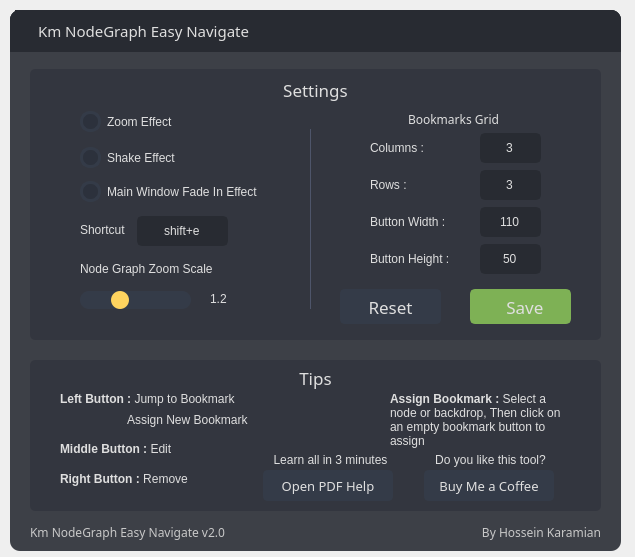
<?xml version="1.0" encoding="UTF-8"?>
<ui version="4.0">
 <author>Hossein Karamian</author>
 <class>SettingsWindowUI</class>
 <widget class="QMainWindow" name="SettingsWindowUI">
  <property name="geometry">
   <rect>
    <x>0</x>
    <y>0</y>
    <width>635</width>
    <height>557</height>
   </rect>
  </property>
  <property name="font">
   <font>
    <family>Segoe UI</family>
   </font>
  </property>
  <property name="windowTitle">
   <string>Km NodeGraph Easy Navigate - Settings</string>
  </property>
  <property name="styleSheet">
   <string notr="true">color: rgb(223, 223, 223);</string>
  </property>
  <widget class="QWidget" name="centralwidget">
   <property name="styleSheet">
    <string notr="true"/>
   </property>
   <widget class="QFrame" name="frame">
    <property name="geometry">
     <rect>
      <x>10</x>
      <y>10</y>
      <width>611</width>
      <height>541</height>
     </rect>
    </property>
    <property name="styleSheet">
     <string notr="true">QFrame {
	background-color: rgb(61, 64, 71);
	border-radius : 10px;
}

/* LINE EDIT */
QLineEdit {
	background-color: rgb(40, 43, 50);
	border-radius: 5px;
	border: 2px solid rgb(40, 43, 50);
}
QLineEdit:hover {
	border: 2px solid rgb(64, 71, 88);
}
QLineEdit:focus {
	border: 2px solid rgb(91, 101, 124);
}

/* SCROLL BARS */
QScrollBar:horizontal {
    border: none;
    background: rgb(52, 59, 72);
    height: 14px;
    margin: 0px 21px 0 21px;
	border-radius: 0px;
}
QScrollBar::handle:horizontal {
    background: rgb(85, 170, 255);
    min-width: 25px;
	border-radius: 7px
}
QScrollBar::add-line:horizontal {
    border: none;
    background: rgb(55, 63, 77);
    width: 20px;
	border-top-right-radius: 7px;
    border-bottom-right-radius: 7px;
    subcontrol-position: right;
    subcontrol-origin: margin;
}
QScrollBar::sub-line:horizontal {
    border: none;
    background: rgb(55, 63, 77);
    width: 20px;
	border-top-left-radius: 7px;
    border-bottom-left-radius: 7px;
    subcontrol-position: left;
    subcontrol-origin: margin;
}
QScrollBar::up-arrow:horizontal, QScrollBar::down-arrow:horizontal
{
     background: none;
}
QScrollBar::add-page:horizontal, QScrollBar::sub-page:horizontal
{
     background: none;
}
 QScrollBar:vertical {
	border: none;
    background: rgb(52, 59, 72);
    width: 14px;
    margin: 21px 0 21px 0;
	border-radius: 0px;
 }
 QScrollBar::handle:vertical {	
	background: rgb(85, 170, 255);
    min-height: 25px;
	border-radius: 7px
 }
 QScrollBar::add-line:vertical {
     border: none;
    background: rgb(55, 63, 77);
     height: 20px;
	border-bottom-left-radius: 7px;
    border-bottom-right-radius: 7px;
     subcontrol-position: bottom;
     subcontrol-origin: margin;
 }
 QScrollBar::sub-line:vertical {
	border: none;
    background: rgb(55, 63, 77);
     height: 20px;
	border-top-left-radius: 7px;
    border-top-right-radius: 7px;
     subcontrol-position: top;
     subcontrol-origin: margin;
 }
 QScrollBar::up-arrow:vertical, QScrollBar::down-arrow:vertical {
     background: none;
 }

 QScrollBar::add-page:vertical, QScrollBar::sub-page:vertical {
     background: none;
 }

/* CHECKBOX */
QCheckBox::indicator {
    border: 3px solid rgb(52, 59, 72);
	width: 15px;
	height: 15px;
	border-radius: 10px;
    background: rgb(44, 49, 60);
}
QCheckBox::indicator:hover {
    border: 3px solid rgb(58, 66, 81);
}
QCheckBox::indicator:checked {
    background: 3px solid rgb(52, 59, 72);
	border: 3px solid rgb(52, 59, 72);	
	background-image: url(../Km_NodeGraphEN/icons/cil-check-alt.png);
}

/* RADIO BUTTON */
QRadioButton::indicator {
    border: 3px solid rgb(52, 59, 72);
	width: 15px;
	height: 15px;
	border-radius: 10px;
    background: rgb(44, 49, 60);
}
QRadioButton::indicator:hover {
    border: 3px solid rgb(58, 66, 81);
}
QRadioButton::indicator:checked {
    background: 3px solid rgb(94, 106, 130);
	border: 3px solid rgb(52, 59, 72);	
}

/* COMBOBOX */
QComboBox{
	background-color: rgb(27, 29, 35);
	border-radius: 5px;
	border: 2px solid rgb(27, 29, 35);
	padding: 5px;
	padding-left: 10px;
}
QComboBox:hover{
	border: 2px solid rgb(64, 71, 88);
}
QComboBox::drop-down {
	subcontrol-origin: padding;
	subcontrol-position: top right;
	width: 25px; 
	border-left-width: 3px;
	border-left-color: rgba(39, 44, 54, 150);
	border-left-style: solid;
	border-top-right-radius: 3px;
	border-bottom-right-radius: 3px;	
	background-image: url(:/16x16/icons/16x16/cil-arrow-bottom.png);
	background-position: center;
	background-repeat: no-reperat;
 }
QComboBox QAbstractItemView {
	color: rgb(85, 170, 255);	
	background-color: rgb(27, 29, 35);
	padding: 10px;
	selection-background-color: rgb(39, 44, 54);
}

/* SLIDERS */
QSlider::groove:horizontal {
    border-radius: 9px;
    height: 18px;
	margin: 0px;
	background-color: rgb(52, 59, 72);
}
QSlider::groove:horizontal:hover {
	background-color: rgb(55, 62, 76);
}
QSlider::handle:horizontal {
    background-color: rgb(255, 212, 95);
    border: none;
    height: 18px;
    width: 18px;
    margin: 0px;
	border-radius: 9px;
}
QSlider::handle:horizontal:hover {
    background-color: rgb(255, 222, 110);
}
QSlider::handle:horizontal:pressed {
    background-color: rgb(255, 212, 95);
}

QSlider::groove:vertical {
    border-radius: 9px;
    width: 18px;
    margin: 0px;
	background-color: rgb(52, 59, 72);
}
QSlider::groove:vertical:hover {
	background-color: rgb(55, 62, 76);
}
QSlider::handle:vertical {
    background-color: rgb(85, 170, 255);
	border: none;
    height: 18px;
    width: 18px;
    margin: 0px;
	border-radius: 9px;
}
QSlider::handle:vertical:hover {
    background-color: rgb(105, 180, 255);
}
QSlider::handle:vertical:pressed {
    background-color: rgb(65, 130, 195);
}

</string>
    </property>
    <property name="frameShape">
     <enum>QFrame::StyledPanel</enum>
    </property>
    <property name="frameShadow">
     <enum>QFrame::Raised</enum>
    </property>
    <widget class="QFrame" name="frame_top_btns">
     <property name="geometry">
      <rect>
       <x>0</x>
       <y>0</y>
       <width>611</width>
       <height>42</height>
      </rect>
     </property>
     <property name="maximumSize">
      <size>
       <width>16777215</width>
       <height>42</height>
      </size>
     </property>
     <property name="styleSheet">
      <string notr="true">background-color: rgb(40, 43, 50);
border-bottom-left-radius: 1px;
border-bottom-right-radius: 1px;</string>
     </property>
     <property name="frameShape">
      <enum>QFrame::NoFrame</enum>
     </property>
     <property name="frameShadow">
      <enum>QFrame::Raised</enum>
     </property>
     <layout class="QHBoxLayout" name="horizontalLayout_4">
      <property name="spacing">
       <number>0</number>
      </property>
      <property name="leftMargin">
       <number>0</number>
      </property>
      <property name="topMargin">
       <number>0</number>
      </property>
      <property name="rightMargin">
       <number>0</number>
      </property>
      <property name="bottomMargin">
       <number>0</number>
      </property>
      <item>
       <widget class="QFrame" name="frame_label_top_btns">
        <property name="sizePolicy">
         <sizepolicy hsizetype="Expanding" vsizetype="Preferred">
          <horstretch>0</horstretch>
          <verstretch>0</verstretch>
         </sizepolicy>
        </property>
        <property name="frameShape">
         <enum>QFrame::NoFrame</enum>
        </property>
        <property name="frameShadow">
         <enum>QFrame::Raised</enum>
        </property>
        <layout class="QHBoxLayout" name="horizontalLayout_10">
         <property name="spacing">
          <number>0</number>
         </property>
         <property name="leftMargin">
          <number>5</number>
         </property>
         <property name="topMargin">
          <number>0</number>
         </property>
         <property name="rightMargin">
          <number>10</number>
         </property>
         <property name="bottomMargin">
          <number>0</number>
         </property>
         <item>
          <widget class="QLabel" name="label_16">
           <property name="maximumSize">
            <size>
             <width>3</width>
             <height>16777215</height>
            </size>
           </property>
           <property name="text">
            <string/>
           </property>
          </widget>
         </item>
         <item>
          <widget class="QLabel" name="label_8">
           <property name="minimumSize">
            <size>
             <width>20</width>
             <height>0</height>
            </size>
           </property>
           <property name="maximumSize">
            <size>
             <width>20</width>
             <height>20</height>
            </size>
           </property>
           <property name="text">
            <string/>
           </property>
           <property name="pixmap">
            <pixmap>../Km_NodeGraphEN/icons/cil-settings.png</pixmap>
           </property>
           <property name="scaledContents">
            <bool>true</bool>
           </property>
           <property name="alignment">
            <set>Qt::AlignCenter</set>
           </property>
           <property name="margin">
            <number>0</number>
           </property>
          </widget>
         </item>
         <item>
          <widget class="QLabel" name="label_title_bar_top">
           <property name="font">
            <font>
             <family>Segoe UI Semibold</family>
             <pointsize>11</pointsize>
             <weight>50</weight>
             <bold>false</bold>
            </font>
           </property>
           <property name="styleSheet">
            <string notr="true">background: transparent;
</string>
           </property>
           <property name="text">
            <string>Km NodeGraph Easy Navigate</string>
           </property>
           <property name="margin">
            <number>5</number>
           </property>
          </widget>
         </item>
        </layout>
       </widget>
      </item>
      <item alignment="Qt::AlignRight">
       <widget class="QFrame" name="frame_btns_right">
        <property name="sizePolicy">
         <sizepolicy hsizetype="Expanding" vsizetype="Preferred">
          <horstretch>0</horstretch>
          <verstretch>0</verstretch>
         </sizepolicy>
        </property>
        <property name="maximumSize">
         <size>
          <width>120</width>
          <height>16777215</height>
         </size>
        </property>
        <property name="frameShape">
         <enum>QFrame::NoFrame</enum>
        </property>
        <property name="frameShadow">
         <enum>QFrame::Raised</enum>
        </property>
        <layout class="QHBoxLayout" name="horizontalLayout_5">
         <property name="spacing">
          <number>0</number>
         </property>
         <property name="leftMargin">
          <number>0</number>
         </property>
         <property name="topMargin">
          <number>0</number>
         </property>
         <property name="rightMargin">
          <number>0</number>
         </property>
         <property name="bottomMargin">
          <number>0</number>
         </property>
         <item>
          <widget class="QPushButton" name="pushButton_minimize">
           <property name="sizePolicy">
            <sizepolicy hsizetype="Minimum" vsizetype="Expanding">
             <horstretch>0</horstretch>
             <verstretch>0</verstretch>
            </sizepolicy>
           </property>
           <property name="minimumSize">
            <size>
             <width>40</width>
             <height>0</height>
            </size>
           </property>
           <property name="maximumSize">
            <size>
             <width>40</width>
             <height>16777215</height>
            </size>
           </property>
           <property name="toolTip">
            <string>Minimize</string>
           </property>
           <property name="styleSheet">
            <string notr="true">QPushButton {	
	border: none;
	background-color: transparent;
}
QPushButton:hover {
	background-color: rgb(50, 55, 65);
	border-radius : 0px;
}
QPushButton:pressed {	
	background-color: rgb(40, 50, 62);
}</string>
           </property>
           <property name="text">
            <string/>
           </property>
           <property name="icon">
            <iconset>
             <normaloff>../Km_NodeGraphEN/icons/cil-window-minimize.png</normaloff>../Km_NodeGraphEN/icons/cil-window-minimize.png</iconset>
           </property>
          </widget>
         </item>
         <item>
          <widget class="QPushButton" name="pushButton_close">
           <property name="sizePolicy">
            <sizepolicy hsizetype="Minimum" vsizetype="Expanding">
             <horstretch>0</horstretch>
             <verstretch>0</verstretch>
            </sizepolicy>
           </property>
           <property name="minimumSize">
            <size>
             <width>40</width>
             <height>0</height>
            </size>
           </property>
           <property name="maximumSize">
            <size>
             <width>40</width>
             <height>16777215</height>
            </size>
           </property>
           <property name="toolTip">
            <string>Close</string>
           </property>
           <property name="styleSheet">
            <string notr="true">QPushButton {	
	border: none;
	background-color: transparent;
}
QPushButton:hover {
	background-color: rgb(50, 55, 65);
	border-top-right-radius: 10px;
	border-top-left-radius: 0px;
	border-bottom-left-radius: 0px;
	border-bottom-right-radius: 0px;
}
QPushButton:pressed {	
	background-color: rgb(40, 50, 62);
}</string>
           </property>
           <property name="text">
            <string/>
           </property>
           <property name="icon">
            <iconset>
             <normaloff>../Km_NodeGraphEN/icons/cil-x.png</normaloff>../Km_NodeGraphEN/icons/cil-x.png</iconset>
           </property>
          </widget>
         </item>
        </layout>
       </widget>
      </item>
     </layout>
    </widget>
    <widget class="QFrame" name="frame_2">
     <property name="geometry">
      <rect>
       <x>20</x>
       <y>59</y>
       <width>571</width>
       <height>271</height>
      </rect>
     </property>
     <property name="styleSheet">
      <string notr="true">QFrame {
background-color: rgb(51, 54, 63);
border-radius: 5px;
}
</string>
     </property>
     <property name="frameShape">
      <enum>QFrame::StyledPanel</enum>
     </property>
     <property name="frameShadow">
      <enum>QFrame::Raised</enum>
     </property>
     <widget class="QLabel" name="label_ZoomScale">
      <property name="geometry">
       <rect>
        <x>180</x>
        <y>220</y>
        <width>41</width>
        <height>20</height>
       </rect>
      </property>
      <property name="font">
       <font>
        <family>Segoe UI</family>
       </font>
      </property>
      <property name="text">
       <string>1.2</string>
      </property>
     </widget>
     <widget class="QCheckBox" name="checkBox_fade_effect">
      <property name="geometry">
       <rect>
        <x>50</x>
        <y>110</y>
        <width>211</width>
        <height>25</height>
       </rect>
      </property>
      <property name="font">
       <font>
        <family>Segoe UI</family>
       </font>
      </property>
      <property name="text">
       <string>Main Window Fade In Effect</string>
      </property>
      <property name="checked">
       <bool>true</bool>
      </property>
     </widget>
     <widget class="QCheckBox" name="checkBox_shake_effect">
      <property name="geometry">
       <rect>
        <x>50</x>
        <y>76</y>
        <width>161</width>
        <height>25</height>
       </rect>
      </property>
      <property name="font">
       <font>
        <family>Segoe UI</family>
       </font>
      </property>
      <property name="text">
       <string>Shake Effect</string>
      </property>
      <property name="checked">
       <bool>true</bool>
      </property>
     </widget>
     <widget class="QCheckBox" name="checkBox_zoom_effect">
      <property name="geometry">
       <rect>
        <x>50</x>
        <y>40</y>
        <width>141</width>
        <height>25</height>
       </rect>
      </property>
      <property name="font">
       <font>
        <family>Segoe UI</family>
       </font>
      </property>
      <property name="text">
       <string>Zoom Effect</string>
      </property>
     </widget>
     <widget class="QSlider" name="horizontalSlider_ZoomScale">
      <property name="geometry">
       <rect>
        <x>50</x>
        <y>220</y>
        <width>111</width>
        <height>22</height>
       </rect>
      </property>
      <property name="styleSheet">
       <string notr="true"/>
      </property>
      <property name="minimum">
       <number>5</number>
      </property>
      <property name="maximum">
       <number>20</number>
      </property>
      <property name="singleStep">
       <number>1</number>
      </property>
      <property name="value">
       <number>10</number>
      </property>
      <property name="orientation">
       <enum>Qt::Horizontal</enum>
      </property>
     </widget>
     <widget class="QLineEdit" name="lineEdit_shortcut">
      <property name="geometry">
       <rect>
        <x>107</x>
        <y>147</y>
        <width>91</width>
        <height>30</height>
       </rect>
      </property>
      <property name="font">
       <font>
        <family>Segoe UI</family>
       </font>
      </property>
      <property name="styleSheet">
       <string notr="true"/>
      </property>
      <property name="text">
       <string>shift+e</string>
      </property>
      <property name="alignment">
       <set>Qt::AlignCenter</set>
      </property>
     </widget>
     <widget class="QLabel" name="label_6">
      <property name="geometry">
       <rect>
        <x>50</x>
        <y>151</y>
        <width>51</width>
        <height>20</height>
       </rect>
      </property>
      <property name="font">
       <font>
        <family>Segoe UI</family>
       </font>
      </property>
      <property name="text">
       <string>Shortcut</string>
      </property>
     </widget>
     <widget class="QLabel" name="label">
      <property name="geometry">
       <rect>
        <x>50</x>
        <y>190</y>
        <width>181</width>
        <height>20</height>
       </rect>
      </property>
      <property name="font">
       <font>
        <family>Segoe UI</family>
       </font>
      </property>
      <property name="text">
       <string>Node Graph Zoom Scale</string>
      </property>
     </widget>
     <widget class="Line" name="line">
      <property name="geometry">
       <rect>
        <x>280</x>
        <y>60</y>
        <width>1</width>
        <height>180</height>
       </rect>
      </property>
      <property name="styleSheet">
       <string notr="true">background-color: rgb(78, 85, 106);
width : 2px</string>
      </property>
      <property name="orientation">
       <enum>Qt::Vertical</enum>
      </property>
     </widget>
     <widget class="QLabel" name="label_11">
      <property name="geometry">
       <rect>
        <x>340</x>
        <y>175</y>
        <width>101</width>
        <height>30</height>
       </rect>
      </property>
      <property name="font">
       <font>
        <family>Segoe UI</family>
       </font>
      </property>
      <property name="text">
       <string>Button Height :</string>
      </property>
     </widget>
     <widget class="QLineEdit" name="lineEdit_columnn">
      <property name="geometry">
       <rect>
        <x>450</x>
        <y>64</y>
        <width>61</width>
        <height>30</height>
       </rect>
      </property>
      <property name="font">
       <font>
        <family>Segoe UI</family>
       </font>
      </property>
      <property name="text">
       <string>3</string>
      </property>
      <property name="alignment">
       <set>Qt::AlignCenter</set>
      </property>
     </widget>
     <widget class="QLabel" name="label_5">
      <property name="geometry">
       <rect>
        <x>340</x>
        <y>64</y>
        <width>71</width>
        <height>30</height>
       </rect>
      </property>
      <property name="font">
       <font>
        <family>Segoe UI</family>
       </font>
      </property>
      <property name="text">
       <string>Columns : </string>
      </property>
     </widget>
     <widget class="QLineEdit" name="lineEdit_Rows">
      <property name="geometry">
       <rect>
        <x>450</x>
        <y>101</y>
        <width>61</width>
        <height>30</height>
       </rect>
      </property>
      <property name="font">
       <font>
        <family>Segoe UI</family>
       </font>
      </property>
      <property name="text">
       <string>3</string>
      </property>
      <property name="alignment">
       <set>Qt::AlignCenter</set>
      </property>
     </widget>
     <widget class="QLabel" name="label_10">
      <property name="geometry">
       <rect>
        <x>340</x>
        <y>138</y>
        <width>101</width>
        <height>30</height>
       </rect>
      </property>
      <property name="font">
       <font>
        <family>Segoe UI</family>
       </font>
      </property>
      <property name="text">
       <string>Button Width : </string>
      </property>
     </widget>
     <widget class="QLineEdit" name="lineEdit_Button_width">
      <property name="geometry">
       <rect>
        <x>450</x>
        <y>138</y>
        <width>61</width>
        <height>30</height>
       </rect>
      </property>
      <property name="font">
       <font>
        <family>Segoe UI</family>
       </font>
      </property>
      <property name="text">
       <string>110</string>
      </property>
      <property name="alignment">
       <set>Qt::AlignCenter</set>
      </property>
     </widget>
     <widget class="QLabel" name="label_12">
      <property name="geometry">
       <rect>
        <x>378</x>
        <y>40</y>
        <width>121</width>
        <height>20</height>
       </rect>
      </property>
      <property name="font">
       <font>
        <family>Segoe UI Semibold</family>
        <pointsize>9</pointsize>
       </font>
      </property>
      <property name="text">
       <string>Bookmarks Grid </string>
      </property>
     </widget>
     <widget class="QLineEdit" name="lineEdit_ButtonHeight">
      <property name="geometry">
       <rect>
        <x>450</x>
        <y>175</y>
        <width>61</width>
        <height>30</height>
       </rect>
      </property>
      <property name="font">
       <font>
        <family>Segoe UI</family>
       </font>
      </property>
      <property name="text">
       <string>50</string>
      </property>
      <property name="alignment">
       <set>Qt::AlignCenter</set>
      </property>
     </widget>
     <widget class="QLabel" name="label_13">
      <property name="geometry">
       <rect>
        <x>340</x>
        <y>101</y>
        <width>71</width>
        <height>30</height>
       </rect>
      </property>
      <property name="font">
       <font>
        <family>Segoe UI</family>
       </font>
      </property>
      <property name="text">
       <string>Rows :</string>
      </property>
     </widget>
     <widget class="QPushButton" name="pushButton_save">
      <property name="geometry">
       <rect>
        <x>440</x>
        <y>220</y>
        <width>101</width>
        <height>35</height>
       </rect>
      </property>
      <property name="font">
       <font>
        <family>Segoe UI Semibold</family>
        <pointsize>13</pointsize>
        <weight>50</weight>
        <bold>false</bold>
       </font>
      </property>
      <property name="styleSheet">
       <string notr="true">QPushButton {
	border: 2px solid rgb(126, 177, 85);
	border-radius: 5px;	
	background-color: rgb(126, 177, 85);
	color: rgb(223, 223, 223);
}
QPushButton:hover {
	background-color: rgb(140, 188, 100);
	border: 2px solidrgb(140, 188, 100);
}
QPushButton:pressed {	
	background-color: rgb(126, 177, 85);
	border: 2px solid rgb(126, 177, 85);
}</string>
      </property>
      <property name="text">
       <string>  Save</string>
      </property>
      <property name="icon">
       <iconset>
        <normaloff>../Km_NodeGraphEN/icons/cil-save.png</normaloff>../Km_NodeGraphEN/icons/cil-save.png</iconset>
      </property>
     </widget>
     <widget class="QPushButton" name="pushButton_setDefault">
      <property name="geometry">
       <rect>
        <x>310</x>
        <y>220</y>
        <width>101</width>
        <height>35</height>
       </rect>
      </property>
      <property name="font">
       <font>
        <family>Segoe UI Semibold</family>
        <pointsize>13</pointsize>
        <weight>50</weight>
        <bold>false</bold>
       </font>
      </property>
      <property name="styleSheet">
       <string notr="true">QPushButton {
	border: 2px solid rgb(52, 59, 72);
	border-radius: 5px;	
	background-color: rgb(52, 59, 72);
	color: rgb(223, 223, 223);
}
QPushButton:hover {
	background-color: rgb(57, 65, 80);
	border: 2px solid rgb(57, 65, 80);
}
QPushButton:pressed {	
	background-color: rgb(35, 40, 49);
	border: 2px solid rgb(43, 50, 61);
}</string>
      </property>
      <property name="text">
       <string>Reset</string>
      </property>
      <property name="icon">
       <iconset>
        <normaloff>../Km_NodeGraphEN/icons/cil-menu.png</normaloff>../Km_NodeGraphEN/icons/cil-menu.png</iconset>
      </property>
     </widget>
     <widget class="QLabel" name="label_2">
      <property name="geometry">
       <rect>
        <x>0</x>
        <y>5</y>
        <width>571</width>
        <height>31</height>
       </rect>
      </property>
      <property name="font">
       <font>
        <family>Segoe UI Semibold</family>
        <pointsize>13</pointsize>
       </font>
      </property>
      <property name="text">
       <string>Settings</string>
      </property>
      <property name="alignment">
       <set>Qt::AlignCenter</set>
      </property>
     </widget>
    </widget>
    <widget class="QFrame" name="frame_3">
     <property name="geometry">
      <rect>
       <x>20</x>
       <y>350</y>
       <width>571</width>
       <height>151</height>
      </rect>
     </property>
     <property name="styleSheet">
      <string notr="true">QFrame {
background-color:rgb(51, 54, 63);
border-radius: 5px;
}
</string>
     </property>
     <property name="frameShape">
      <enum>QFrame::StyledPanel</enum>
     </property>
     <property name="frameShadow">
      <enum>QFrame::Raised</enum>
     </property>
     <widget class="QLabel" name="label_7">
      <property name="geometry">
       <rect>
        <x>0</x>
        <y>2</y>
        <width>571</width>
        <height>31</height>
       </rect>
      </property>
      <property name="font">
       <font>
        <family>Segoe UI Semibold</family>
        <pointsize>13</pointsize>
       </font>
      </property>
      <property name="text">
       <string>Tips</string>
      </property>
      <property name="alignment">
       <set>Qt::AlignCenter</set>
      </property>
     </widget>
     <widget class="QLabel" name="label_14">
      <property name="geometry">
       <rect>
        <x>30</x>
        <y>80</y>
        <width>227</width>
        <height>19</height>
       </rect>
      </property>
      <property name="font">
       <font>
        <family>Segoe UI</family>
       </font>
      </property>
      <property name="text">
       <string>&lt;strong&gt;Middle Button :&lt;/strong&gt;   Edit</string>
      </property>
     </widget>
     <widget class="QLabel" name="label_9">
      <property name="geometry">
       <rect>
        <x>30</x>
        <y>30</y>
        <width>227</width>
        <height>19</height>
       </rect>
      </property>
      <property name="font">
       <font>
        <family>Segoe UI</family>
       </font>
      </property>
      <property name="text">
       <string>&lt;strong&gt;Left Button    :  &lt;/strong&gt;Jump to Bookmark</string>
      </property>
     </widget>
     <widget class="QLabel" name="label_4">
      <property name="geometry">
       <rect>
        <x>97</x>
        <y>50</y>
        <width>131</width>
        <height>20</height>
       </rect>
      </property>
      <property name="font">
       <font>
        <family>Segoe UI</family>
       </font>
      </property>
      <property name="text">
       <string>Assign New Bookmark</string>
      </property>
     </widget>
     <widget class="QLabel" name="label_3">
      <property name="geometry">
       <rect>
        <x>30</x>
        <y>110</y>
        <width>171</width>
        <height>19</height>
       </rect>
      </property>
      <property name="font">
       <font>
        <family>Segoe UI</family>
       </font>
      </property>
      <property name="text">
       <string>&lt;strong&gt;Right Button  : &lt;/strong&gt;   Remove</string>
      </property>
     </widget>
     <widget class="QLabel" name="label_15">
      <property name="geometry">
       <rect>
        <x>360</x>
        <y>32</y>
        <width>181</width>
        <height>61</height>
       </rect>
      </property>
      <property name="font">
       <font>
        <family>Segoe UI</family>
       </font>
      </property>
      <property name="text">
       <string>&lt;strong&gt;Assign Bookmark :&lt;/strong&gt; Select a node or backdrop, Then click on an empty bookmark button to assign</string>
      </property>
      <property name="alignment">
       <set>Qt::AlignLeading|Qt::AlignLeft|Qt::AlignTop</set>
      </property>
      <property name="wordWrap">
       <bool>true</bool>
      </property>
     </widget>
     <widget class="QPushButton" name="pushButton_OpenPDF">
      <property name="geometry">
       <rect>
        <x>233</x>
        <y>110</y>
        <width>130</width>
        <height>31</height>
       </rect>
      </property>
      <property name="font">
       <font>
        <family>Segoe UI Semibold</family>
        <pointsize>10</pointsize>
       </font>
      </property>
      <property name="styleSheet">
       <string notr="true">QPushButton {
	border: 2px solid rgb(52, 59, 72);
	border-radius: 5px;	
	background-color: rgb(52, 59, 72);
	color: rgb(223, 223, 223);
}
QPushButton:hover {
	background-color: rgb(57, 65, 80);
	border: 2px solid rgb(57, 65, 80);
}
QPushButton:pressed {	
	background-color: rgb(35, 40, 49);
	border: 2px solid rgb(43, 50, 61);
}</string>
      </property>
      <property name="text">
       <string>Open PDF Help</string>
      </property>
      <property name="icon">
       <iconset>
        <normaloff>../Km_NodeGraphEN/icons/cil-lightbulb.png</normaloff>../Km_NodeGraphEN/icons/cil-lightbulb.png</iconset>
      </property>
     </widget>
     <widget class="QLabel" name="label_icon_2">
      <property name="geometry">
       <rect>
        <x>270</x>
        <y>40</y>
        <width>31</width>
        <height>41</height>
       </rect>
      </property>
      <property name="frameShape">
       <enum>QFrame::NoFrame</enum>
      </property>
      <property name="text">
       <string/>
      </property>
      <property name="pixmap">
       <pixmap>../Km_NodeGraphEN/icons/cil-mouse.png</pixmap>
      </property>
      <property name="scaledContents">
       <bool>false</bool>
      </property>
     </widget>
     <widget class="QPushButton" name="pushButton_BuyMeACoffee">
      <property name="geometry">
       <rect>
        <x>394</x>
        <y>110</y>
        <width>130</width>
        <height>31</height>
       </rect>
      </property>
      <property name="font">
       <font>
        <family>Segoe UI Semibold</family>
        <pointsize>10</pointsize>
       </font>
      </property>
      <property name="styleSheet">
       <string notr="true">QPushButton {
	border: 2px solid rgb(52, 59, 72);
	border-radius: 5px;	
	background-color: rgb(52, 59, 72);
	color: rgb(223, 223, 223);
}
QPushButton:hover {
	background-color: rgb(57, 65, 80);
	border: 2px solid rgb(57, 65, 80);
}
QPushButton:pressed {	
	background-color: rgb(35, 40, 49);
	border: 2px solid rgb(43, 50, 61);
}</string>
      </property>
      <property name="text">
       <string>Buy Me a Coffee</string>
      </property>
      <property name="icon">
       <iconset>
        <normaloff>../Km_NodeGraphEN/icons/cil-heart.png</normaloff>../Km_NodeGraphEN/icons/cil-heart.png</iconset>
      </property>
     </widget>
     <widget class="QLabel" name="label_17">
      <property name="geometry">
       <rect>
        <x>230</x>
        <y>90</y>
        <width>141</width>
        <height>20</height>
       </rect>
      </property>
      <property name="font">
       <font>
        <family>Segoe UI</family>
       </font>
      </property>
      <property name="text">
       <string>Learn all in 3 minutes</string>
      </property>
      <property name="alignment">
       <set>Qt::AlignCenter</set>
      </property>
     </widget>
     <widget class="QLabel" name="label_18">
      <property name="geometry">
       <rect>
        <x>390</x>
        <y>90</y>
        <width>141</width>
        <height>20</height>
       </rect>
      </property>
      <property name="font">
       <font>
        <family>Segoe UI</family>
       </font>
      </property>
      <property name="text">
       <string>Do you like this tool?</string>
      </property>
      <property name="alignment">
       <set>Qt::AlignCenter</set>
      </property>
     </widget>
    </widget>
    <widget class="QWidget" name="layoutWidget">
     <property name="geometry">
      <rect>
       <x>20</x>
       <y>504</y>
       <width>571</width>
       <height>36</height>
      </rect>
     </property>
     <layout class="QHBoxLayout" name="horizontalLayout_2" stretch="3,28,3">
      <item>
       <widget class="QLabel" name="label_plugins_version">
        <property name="font">
         <font>
          <family>Segoe UI Semibold</family>
         </font>
        </property>
        <property name="styleSheet">
         <string notr="true">color: rgb(200, 200, 200);</string>
        </property>
        <property name="text">
         <string>Km NodeGraph Easy Navigate v2.0</string>
        </property>
       </widget>
      </item>
      <item>
       <spacer name="horizontalSpacer_4">
        <property name="orientation">
         <enum>Qt::Horizontal</enum>
        </property>
        <property name="sizeHint" stdset="0">
         <size>
          <width>40</width>
          <height>20</height>
         </size>
        </property>
       </spacer>
      </item>
      <item>
       <layout class="QVBoxLayout" name="verticalLayout">
        <item>
         <widget class="QLabel" name="label_credit">
          <property name="font">
           <font>
            <family>Segoe UI Semibold</family>
           </font>
          </property>
          <property name="styleSheet">
           <string notr="true">color: rgb(200, 200, 200);</string>
          </property>
          <property name="text">
           <string>By Hossein Karamian</string>
          </property>
          <property name="alignment">
           <set>Qt::AlignRight|Qt::AlignTrailing|Qt::AlignVCenter</set>
          </property>
         </widget>
        </item>
       </layout>
      </item>
     </layout>
    </widget>
   </widget>
  </widget>
 </widget>
 <tabstops>
  <tabstop>checkBox_zoom_effect</tabstop>
  <tabstop>checkBox_shake_effect</tabstop>
  <tabstop>checkBox_fade_effect</tabstop>
  <tabstop>lineEdit_shortcut</tabstop>
  <tabstop>horizontalSlider_ZoomScale</tabstop>
  <tabstop>lineEdit_columnn</tabstop>
  <tabstop>lineEdit_Rows</tabstop>
  <tabstop>lineEdit_Button_width</tabstop>
  <tabstop>lineEdit_ButtonHeight</tabstop>
  <tabstop>pushButton_save</tabstop>
  <tabstop>pushButton_setDefault</tabstop>
  <tabstop>pushButton_OpenPDF</tabstop>
  <tabstop>pushButton_BuyMeACoffee</tabstop>
  <tabstop>pushButton_minimize</tabstop>
  <tabstop>pushButton_close</tabstop>
 </tabstops>
 <includes>
  <include location="local">test hints</include>
 </includes>
 <resources>
  <include location="D:/Downloads/Compressed/Simple_PySide_Base-master/files.qrc"/>
 </resources>
 <connections/>
</ui>
